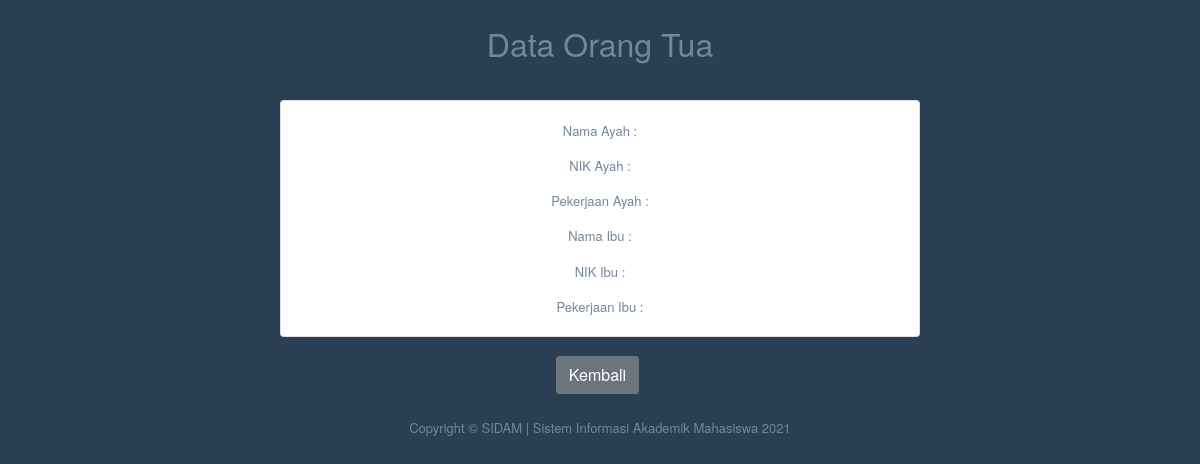
Before: /viewortu.php?Nim=1841160121 with the older database file.
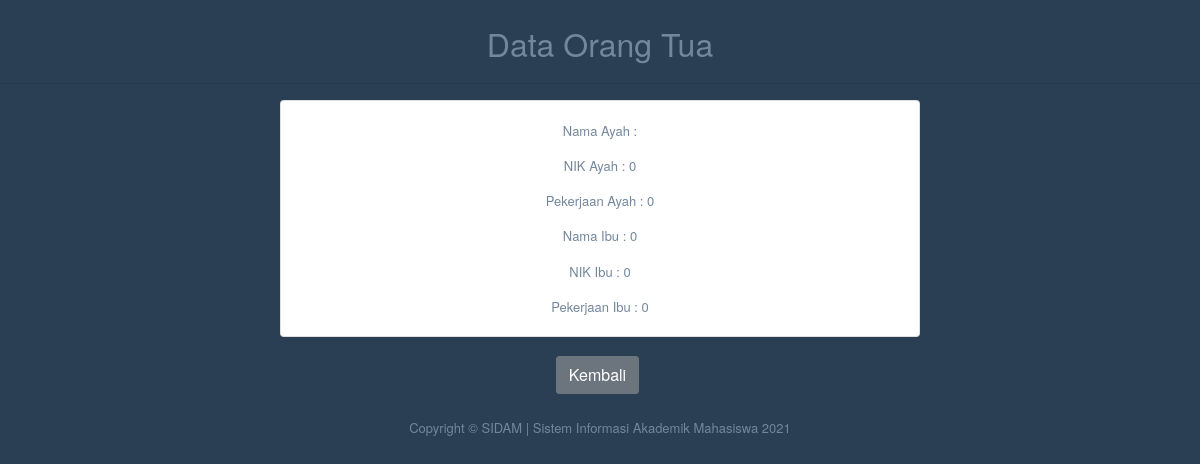
After: the same page with the newer database file.
### tables this page shows
CREATE TABLE `mahasiswa` (
  `Nim` int(10) NOT NULL,
  `Nama_Mhs` varchar(50) NOT NULL,
  `Nik_Mhs` varchar(16) NOT NULL,
  `Jenis_Kelamin` varchar(50) NOT NULL,
  `Program_Studi` varchar(50) NOT NULL,
  `Jurusan` varchar(30) NOT NULL,
  `Tanggal_Lahir` date NOT NULL,
  `Agama` varchar(10) NOT NULL,
  `Alamat` varchar(50) NOT NULL,
  `Sekolah` varchar(30) NOT NULL,
  `Alamat_Sekolah` varchar(50) NOT NULL,
  `Tahun_Lulus` year(4) NOT NULL,
  `Nama_Ayah` varchar(50) NOT NULL,
  `Nik_Ayah` varchar(16) NOT NULL,
  `Pekerjaan_Ayah` varchar(30) NOT NULL,
  `Nama_Ibu` varchar(50) NOT NULL,
  `Nik_Ibu` varchar(16) NOT NULL,
  `Pekerjaan_Ibu` varchar(30) NOT NULL
);

### viewortu.php (the view, shortened to what this page needs)
<!DOCTYPE html>
<html lang="en">
  <head>
    <link href="assets/bootstrap/dist/css/bootstrap.min.css" rel="stylesheet">
    <link href="assets/font-awesome/css/font-awesome.min.css" rel="stylesheet">
    <link href="assets/nprogress/nprogress.css" rel="stylesheet">
    <link href="assets/iCheck/skins/flat/green.css" rel="stylesheet">
    <link href="assets/bootstrap-progressbar/css/bootstrap-progressbar-3.3.4.min.css" rel="stylesheet">
    <link href="assets/css/custom.min.css" rel="stylesheet">
  </head>
<?php include('config.php'); ?>
	<div class="container" style="margin-top:20px">
		<center><font size="6">Data Orang Tua</font></center>
		<hr>
<?php
		if(isset($_GET['Nim'])){
			$Nim = $_GET['Nim'];
			$select = mysqli_query($koneksi, "SELECT * FROM mahasiswa WHERE Nim='$Nim'") or die(mysqli_error($koneksi));
			if(mysqli_num_rows($select) == 0){
				echo '<div class="alert alert-warning">Data tidak ada dalam database.</div>';
				exit();
			}else{
				$data = mysqli_fetch_assoc($select);
			}
		}
		?>
<center>
        <div class="card" style="width: 40rem;">
    <div class="card-body">
        <p class="card-text">
            Nama Ayah : <?php echo $data['Nama_Ayah'];?>
        </p>
        <p class="card-text">
            NIK Ayah : <?php echo $data['Nik_Ayah'];?>
        </p>
        <p class="card-text">
            Pekerjaan Ayah : <?php echo $data['Pekerjaan_Ayah'];?>
        </p>
        <p class="card-text">
            Nama Ibu : <?php echo $data['Nama_Ibu'];?>
        </p>
        <p class="card-text">
            NIK Ibu : <?php echo $data['Nik_Ibu'];?>
        </p>
        <p class="card-text">
            Pekerjaan Ibu : <?php echo $data['Pekerjaan_Ibu'];?>
        </p>
        </center>
    </div>
  <br>
    <center>
    <div>
    <a href="halaman_user.php?page=tampil_ortu" class="btn btn-secondary">Kembali</a>
    <br>
    <br>
    <p> Copyright © SIDAM | Sistem Informasi Akademik Mahasiswa 2021 </p>
    </div>
    </center>

Changed rows visible on the page:
now on this page (row edited): mahasiswa: Nik_Ayah "0", Pekerjaan_Ayah "0", Nama_Ibu "0", Nik_Ibu "0", Pekerjaan_Ibu "0"
